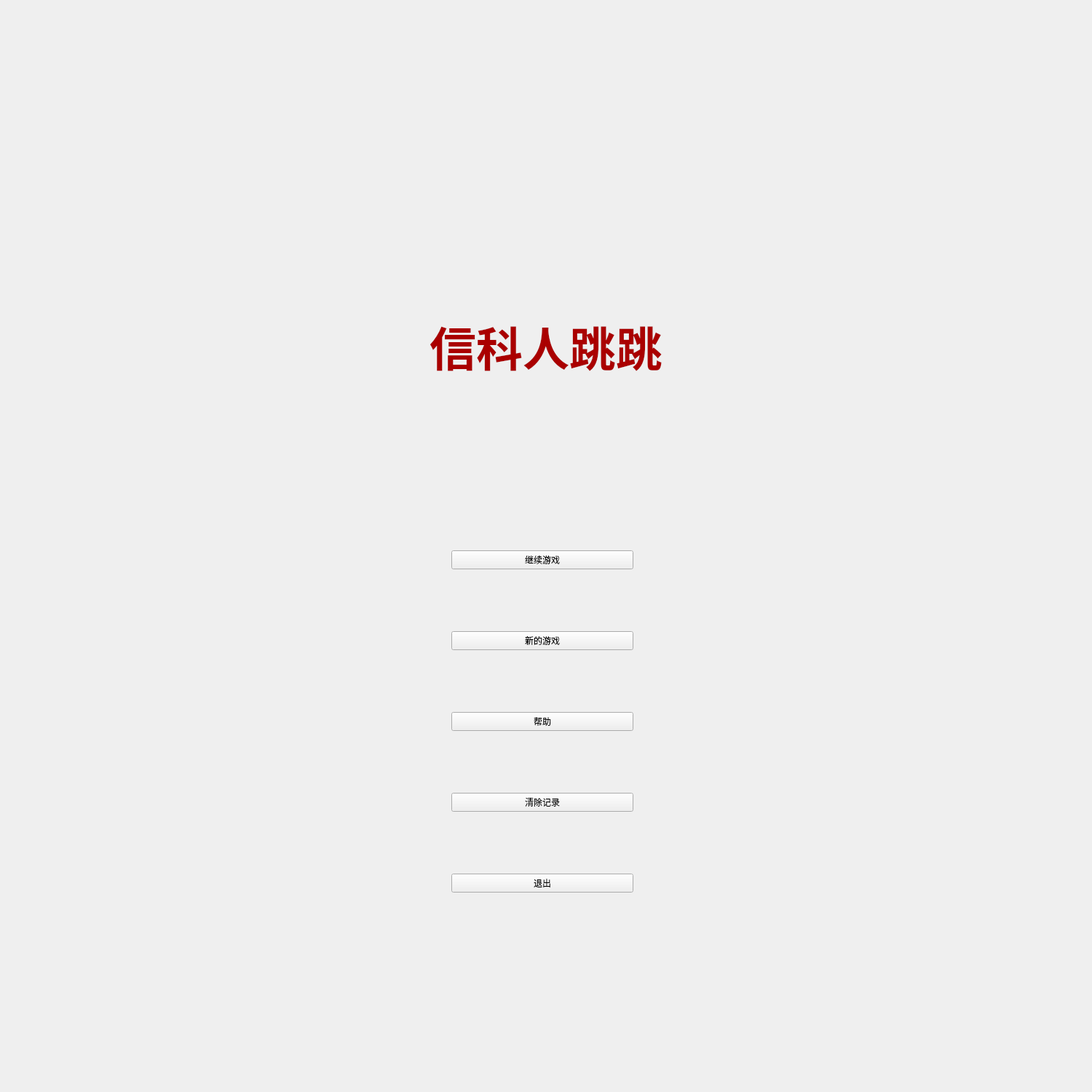
<?xml version="1.0" encoding="UTF-8"?>
<ui version="4.0">
 <class>Widget</class>
 <widget class="QWidget" name="Widget">
  <property name="geometry">
   <rect>
    <x>0</x>
    <y>0</y>
    <width>1500</width>
    <height>1500</height>
   </rect>
  </property>
  <property name="windowTitle">
   <string>Widget</string>
  </property>
  <property name="styleSheet">
   <string notr="true">#Widget{border-image: url(:/image/xkrtt.png);}</string>
  </property>
  <widget class="QLabel" name="label">
   <property name="geometry">
    <rect>
     <x>300</x>
     <y>400</y>
     <width>900</width>
     <height>150</height>
    </rect>
   </property>
   <property name="font">
    <font>
     <family>宋体</family>
     <pointsize>9</pointsize>
     <weight>50</weight>
     <bold>false</bold>
    </font>
   </property>
   <property name="text">
    <string>&lt;html&gt;&lt;head/&gt;&lt;body&gt;&lt;p align=&quot;center&quot;&gt;&lt;span style=&quot; font-size:48pt; font-weight:600; color:#aa0000;&quot;&gt;信科人跳跳&lt;/span&gt;&lt;/p&gt;&lt;/body&gt;&lt;/html&gt;</string>
   </property>
  </widget>
  <widget class="QWidget" name="layoutWidget">
   <property name="geometry">
    <rect>
     <x>620</x>
     <y>660</y>
     <width>261</width>
     <height>651</height>
    </rect>
   </property>
   <layout class="QVBoxLayout" name="verticalLayout" stretch="0,0,0,0,0">
    <property name="spacing">
     <number>0</number>
    </property>
    <property name="sizeConstraint">
     <enum>QLayout::SetDefaultConstraint</enum>
    </property>
    <property name="leftMargin">
     <number>0</number>
    </property>
    <property name="bottomMargin">
     <number>0</number>
    </property>
    <item>
     <widget class="QPushButton" name="continueButton">
      <property name="text">
       <string>继续游戏</string>
      </property>
     </widget>
    </item>
    <item>
     <widget class="QPushButton" name="newButton">
      <property name="text">
       <string>新的游戏</string>
      </property>
     </widget>
    </item>
    <item>
     <widget class="QPushButton" name="helpButton">
      <property name="text">
       <string>帮助</string>
      </property>
     </widget>
    </item>
    <item>
     <widget class="QPushButton" name="clearButton">
      <property name="text">
       <string>清除记录</string>
      </property>
     </widget>
    </item>
    <item>
     <widget class="QPushButton" name="exitButton">
      <property name="text">
       <string>退出</string>
      </property>
     </widget>
    </item>
   </layout>
  </widget>
 </widget>
 <layoutdefault spacing="6" margin="11"/>
 <resources/>
 <connections/>
</ui>
